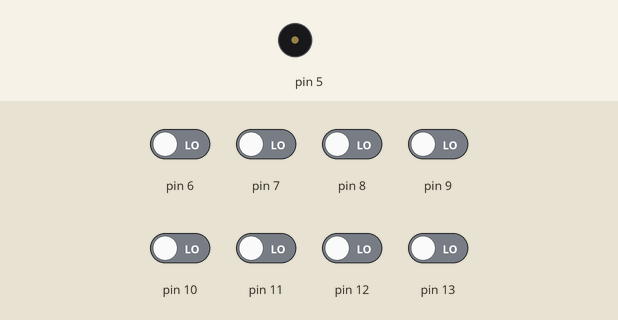
Bench run of a sketch on a simulated Arduino Uno, built with avr-gcc and run on an emulated ATmega328P. Parts: buzzer (waves = sounding). Inputs (shaded band) come from the test bench; at power-on: pin 6–13 LOW.

Above: at 1.2 s.
1.3 s: pin 6 driven HIGH
At 2.2 s:
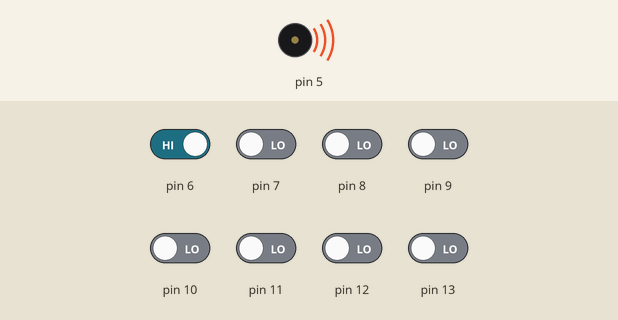
2.8 s: pin 6 driven LOW
At 3.3 s:
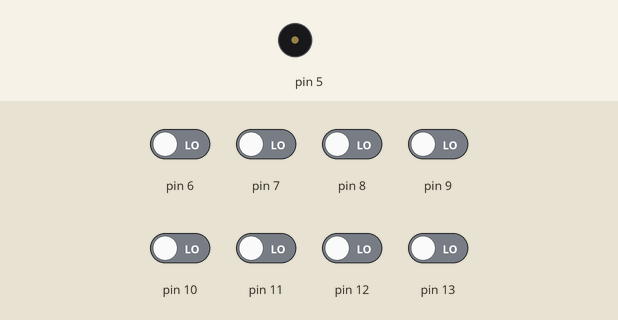
4.3 s: pin 7 driven HIGH
At 5.7 s:
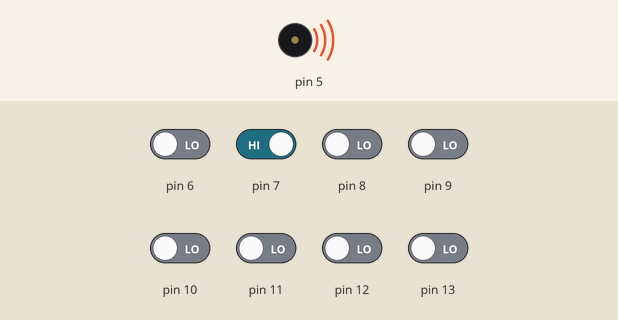
Timing chart, 0 to 7.3 s (numbered marks = the images above; inputs shaded):
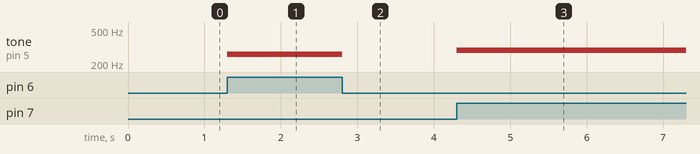

Measured:
- after the input at 1.3 s, tone on pin 5: silent → 261 Hz at once
- after the input at 2.8 s, tone on pin 5: 261 Hz → silent at once
- after the input at 4.3 s, tone on pin 5: silent → 290 Hz at once

The sketch:

_9.Arduino_Piano.ino
```cpp
void setup() {
  pinMode(5, OUTPUT);  // 디지털 3번핀을 출력모드로 설정.
  pinMode(6, INPUT);  // 디지털 6번핀을 입력모드로 설정.
  pinMode(7, INPUT);  // 디지털 7번핀을 입력모드로 설정.
  pinMode(8, INPUT);  // 디지털 8번핀을 입력모드로 설정.
  pinMode(9, INPUT);  // 디지털 9번핀을 입력모드로 설정.
  pinMode(10, INPUT);  // 디지털 10번핀을 입력모드로 설정.
  pinMode(11, INPUT);  // 디지털 11번핀을 입력모드로 설정.
  pinMode(12, INPUT);  // 디지털 12번핀을 입력모드로 설정.
  pinMode(13, INPUT);  // 디지털 13번핀을 입력모드로 설정.
}

void loop() {
  if (digitalRead(13) == HIGH) {    // 만약 13번핀에 HIGH신호가 입력되면
    tone (5, 523.3);             // 3번핀에 주파수 신호 361.6을 출력
  }
  else if (digitalRead(12) == HIGH) {   // 그게아니라 12번에 HIGH 신호가 입력되면
    tone (5, 493.9);            // 3번핀에 주파수 신호 393.7을 출력
  }
  else if (digitalRead(11) == HIGH) {      // 이하 생략
    tone (5, 440.0);
  }
  else if (digitalRead(10) == HIGH) {
    tone (5, 392.0);
  }
  else if (digitalRead(9) == HIGH) {
    tone (5, 349.2);
  }
  else if (digitalRead(8) == HIGH) {
    tone (5, 329.6);
  }
  else if (digitalRead(7) == HIGH) {
    tone (5, 290.1);
  }
  else if (digitalRead(6) == HIGH) {
    tone (5, 261.6);
  }
  else {
    noTone(5);
  }
}
```
